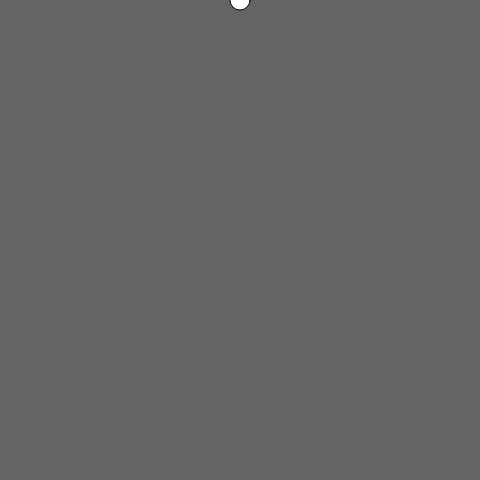
Frame 1 (no input)
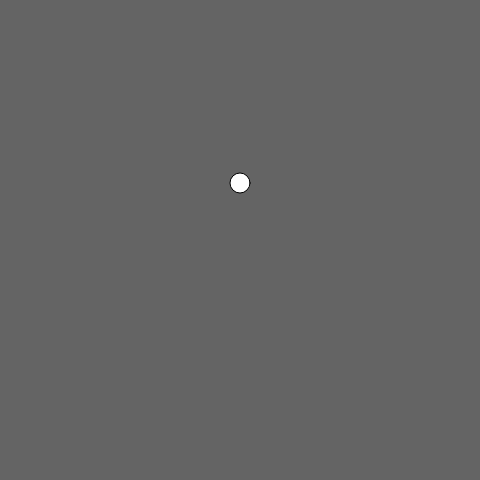
Frame 60 (no input)
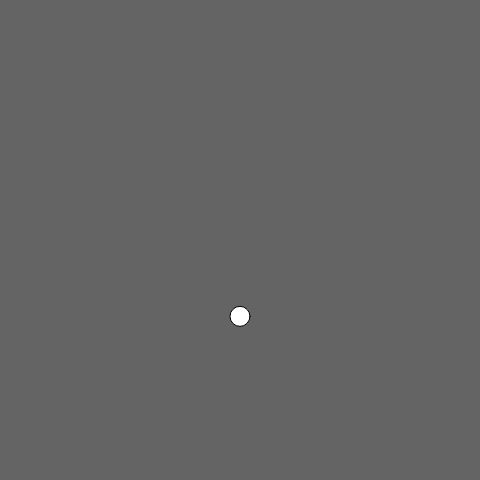
Frame 120 (the mouse pressed at the canvas centre since frame 60)

The p5.js sketch that drew these frames (run headless with seeded random() and noise() and a simulated clock; from frame 60 on, the mouse is pressed at the canvas centre):

// p5.js sketch
// ── sketch.js
var circleX;
var circleY;

var gravity = 0.1;
var speed = 0;

function setup() {
  createCanvas(480, 480);

  circleX = width/2;
  circleY = 0;
}

function draw() {
  background (100);

  speed = speed + gravity; 

  circleY = circleY + speed;


  ellipse(circleX, circleY, 20, 20);

  if (circleY> height -1) {
    speed = speed * -0.9;
  }

 }
